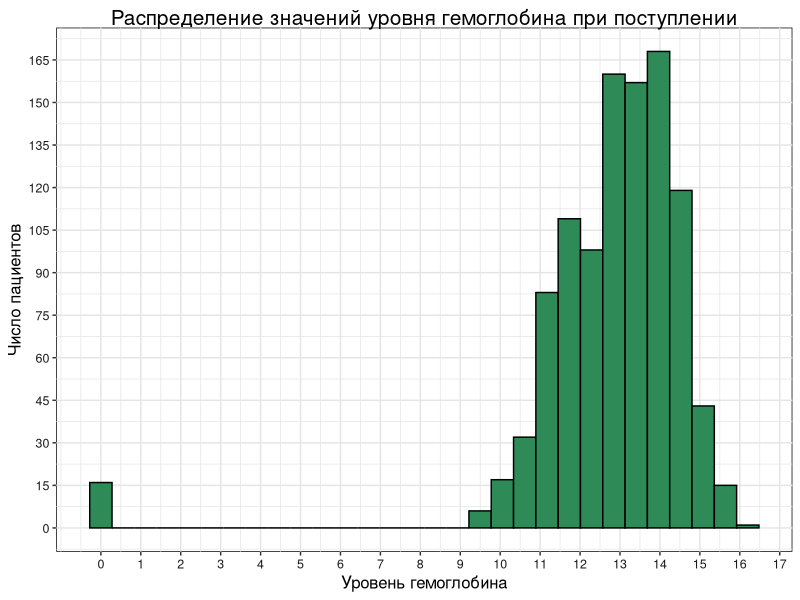
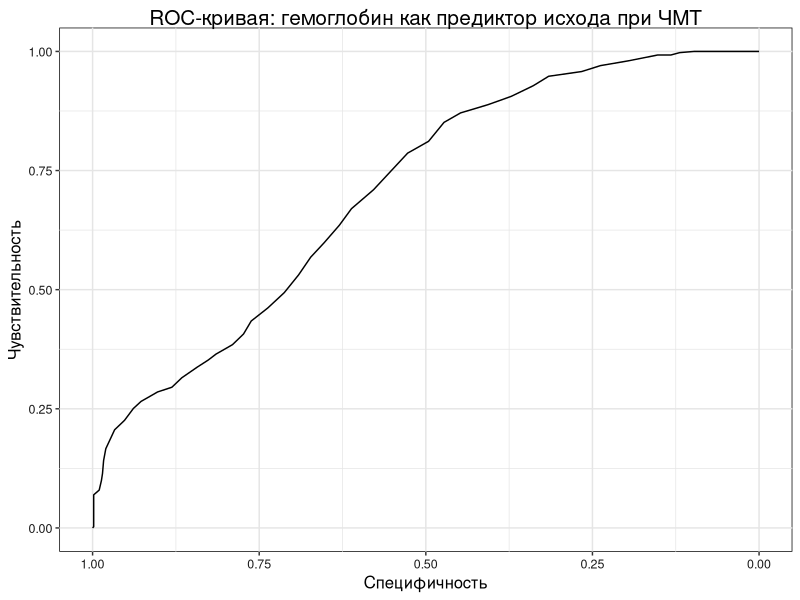
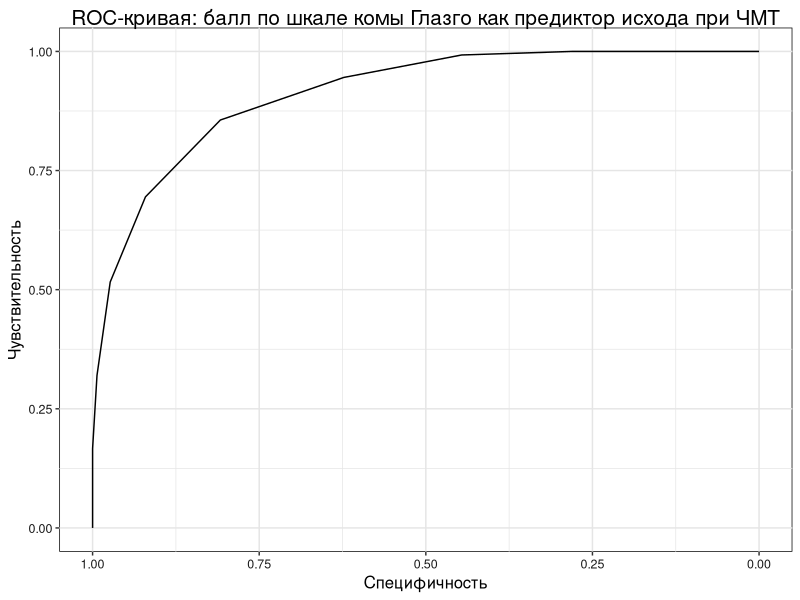

Generate these figures, in order, with R:
## ---- chunk 1
knitr::opts_chunk$set(echo = TRUE)
## ---- chunk 2
library(readxl)
library(tidyverse)
library(stringr)
library(flextable)
library(pROC)
library(ggplot2)
## ---- chunk 3
trauma_row <- read_excel('trauma.xlsx')
## ---- chunk 4
thememine <- theme(
  plot.title = element_text(size = 15, hjust = 0.5),
  axis.title = element_text(size = 12),
  axis.text = element_text(size = 9, colour = 'grey10'),
  panel.background = element_rect(fill = 'white'),
  panel.grid = element_line(colour = 'grey90')
)

theme_set(thememine)
## ---- chunk 5
#проводим первичный анализ
cat('Статистика по всем переменных исходной базы данных\n')
summary(trauma_row)
cat('\nТипы всех переменных исходной базы данных\n')
str(trauma_row)
cat('\nАнализ разности САД и ДАД\n')
trauma_row %>% 
  mutate(
    dif = SBP - DBP
  ) %>%
  select(dif) %>% 
  summary()
## ---- chunk 6
trauma_row %>% 
  ggplot() +
  geom_histogram(aes(x = Hb), fill = 'seagreen', colour = 'black')+
  labs(
    title = 'Распределение значений уровня гемоглобина при поступлении',
    x = 'Уровень гемоглобина',
    y = 'Число пациентов'
  )+
  scale_x_continuous(breaks = seq(0,18, 1))+
  scale_y_continuous(breaks = seq(0,170, 15))
## ---- chunk 7
#Чистка данных

trauma <- trauma_row %>% 
  filter(Hb != 0) %>% 
  mutate(
    Death = as.factor(Death),
    Height = as.numeric(str_remove_all(Height, '"')),
    Heightm = round((Height*2.54)/100,2),
    Weightkg = round(Weight/2.2,1)
  )

cat('Статистика по всем переменных базы данных для дальнейшей работы\n')
summary(trauma)
## ---- chunk 8
#статистика для пола по группам исхода

sexcount <- trauma %>% 
  group_by(Death, Sex) %>% 
  summarise(
    'Количество пациентов и их % от общего числа' = paste0 (n(), ' (', round(n()/nrow(trauma),3) * 100, '%)' ),
  .groups = 'drop'
  ) %>% 
  bind_rows(
    trauma %>% 
  group_by(Death) %>% 
  summarise(
    'Sex' = 'Всего с таким исходом',
    'Количество пациентов и их % от общего числа' = paste0 (n(), ' (', round(n()/nrow(trauma),3) * 100, '%)' ),
  .groups = 'drop'
  )) %>% 
  arrange(Death, Sex) %>% 
  mutate(
    Sex = case_when(
      Sex == 'Male' ~ 'Мужчина',
      Sex == 'Female' ~ 'Женщина',
      TRUE ~ Sex
    ),
    Death = recode(Death, '0' = 'не наступил летальный исход в течение 24 часов', '1' = 'наступил летальный исход в течение 24 часов')
  ) %>% 
  rename('Исход' = Death, 'Пол' = Sex) %>% 
  as_grouped_data(groups = 'Исход')

coomment2 <- paste0(
  'Всего пациентов в исследовании ',
  nrow(trauma),
  '. \nИз них ',
  sum(trauma$Sex == 'Female'),
  ' (',
  round(sum(trauma$Sex == 'Female')/nrow(trauma),3) * 100,
  '%) пациентов - женщины, ', 
  sum(trauma$Sex == 'Male'),
  ' (',
  round(sum(trauma$Sex == 'Male')/nrow(trauma),3) * 100,
  '%) - мужчины.'
)

#визуализация
sexcount %>% 
  as_flextable() %>%
  theme_box() %>% 
  bg(part = "header", bg = "aquamarine") %>% 
  bg(i = ~ !is.na(Исход), bg = "grey90", part = "body") %>% 
  align(part = 'all', align = 'center') %>% 
  set_table_properties(layout = 'autofit', width = 0.8) %>% 
  add_footer_lines(coomment2) %>% 
  set_caption('Таблица 1 - Описательные статистики качественных признаков')
## ---- chunk 9
trauma <- trauma %>% 
  mutate(
    BMI = round(Weightkg/(Heightm^2))
  )
## ---- chunk 10
#сосздаем лист со статистикой для количественных признаков
statistic <- list(
  'Количество NA' = ~sum(is.na(.x)) %>% as.character(),
  'Количество \nнаблюдений' = ~sum(!is.na(.x)) %>% as.character(),
  'Среднее' = ~round(mean(.x), 1) %>% as.character(),
  'Медиана' = ~median(.x) %>% as.character(),
  'Стандатрное \nотклонение' = ~sd(.x) %>% round(2) %>% as.character(),
  '25-75 квартили' = ~paste0(quantile(.x, .25, na.rm = TRUE), ' - ', quantile(.x, .75, na.rm = TRUE)),
  'Мин-макс \nзначение' = ~paste0(min(.x), ' - ', max(.x)) %>% as.character()
  )
## ---- chunk 11
#создаем дата фрейм со статистикой
statistic_traumaDeath <- trauma %>%
  group_by(Death) %>% 
  summarise( 
    across(where(is.numeric) & !c('id', 'Height', 'Weight'), statistic)
    ) %>% 
  pivot_longer(!Death, names_to = c('Variable', 'Statustic'), names_sep = '_', values_to = 'Value') %>% 
  pivot_wider(names_from = 'Variable', values_from = 'Value') %>% 
  mutate(
  Death = recode(Death, '0' = 'не наступил летальный исход в течение 24 часов', '1' = 'наступил летальный исход в течение 24 часов'))%>%
  rename('Исход' = Death ) %>% 
  as_grouped_data(groups = 'Исход')

comments <- 'САД - систолическое артериальное давление при поступлении; \nДАД - диастолическое артериальное давление при поступлении; \nFOUR – балл по шкале комы FOUR при поступлении; \nGSC – балл по шкале комы Глазго при поступлении; \nHb – уровень гемоглобина при поступлении.'


#Визуализируем статистику с помощью flextable
as_flextable(statistic_traumaDeath) %>% 
  theme_box() %>% 
  bg(part = "header", bg = "aquamarine") %>% 
  bg(i = ~ !is.na(Исход), bg = "grey90", part = "body") %>%
  align(part = 'all', align = 'center') %>% 
  set_header_labels(Statustic = 'Параметр', Age = 'Возраст, \nгод', SBP = 'САД, \nмм рт.ст.', DBP = 'ДАД, \nмм рт.ст.', Heightm = 'Рост, м', Weightkg = 'Масса, кг', Hb = 'Hb, г/дл', BMI = 'ИМТ') %>%
  set_table_properties(layout = 'autofit', width = 1) %>% 
  set_caption('Таблица 2 - Описательные статистики количественный признаков') %>% 
  add_footer_lines(comments)
## ---- chunk 12
#Статистика по растпростанению анемии

#стичаем количество паиценов с анемией и их %
trauma_anemia <-  trauma %>% 
  group_by(Death,Sex) %>% 
  summarise(
    n = n(),
    patients_with_anemia = sum(ifelse((Sex == 'Female' & Hb<12) | (Sex == 'Male' & Hb<13.5), 1, 0)),
    .groups = 'drop') %>% 
  group_by(Sex) %>% 
  mutate(
    '% числа пациентов с анемией  в этой группе среди этого пола' = paste0(round(patients_with_anemia/sum(n)*100), '%')) %>%
  ungroup() %>% 
  mutate('% числа пациентов с анемией cреди всех пациентов' = paste0(round(patients_with_anemia/nrow(trauma)*100,1), '%'),
         '% числа пациентов с анемией cреди всех пациентов с анемией' = paste0(round(patients_with_anemia/sum(patients_with_anemia)*100,1), '%')
  ) %>% 
  mutate(
  Sex = case_when(
    Sex == 'Male' ~ 'Мужчина',
    Sex == 'Female' ~ 'Женщина',
    TRUE ~ Sex
  )) %>% 
  ungroup() %>%
  mutate(Death = recode(Death, '0' = 'не наступил летальный исход в течение 24 часов', '1' = 'наступил летальный исход в течение 24 часов'))%>%
  rename('Исход' = Death ) %>%
  as_grouped_data(groups = 'Исход')

#Формулируем комментарий к таблице
general_anemia <- paste0(
  'Количество пациентов с анемией - ', 
  sum(trauma_anemia$patients_with_anemia, na.rm = TRUE), 
  ', что составляет ', 
  round(sum(trauma_anemia$patients_with_anemia,na.rm = TRUE)/nrow(trauma)*100,1),
  '% от общего числа пациентов. \nРеферентные значения: Мужчины - 13.5–16 г/дл, Женщины - 12–14 г/дл.' 
  ) 

#визуализируем 
trauma_anemia %>% 
  as_flextable() %>% 
  theme_box() %>% 
  bg(part = "header", bg = "aquamarine") %>%
  bg(i = ~ !is.na(Исход), bg = "grey90", part = "body") %>%
  align(part = 'all', align = 'center') %>% 
  align(part = 'footer', align = 'left') %>%
  set_header_labels(Sex = 'Пол', patients_with_anemia = 'Количество пациентов \nс анемией', n = 'Количество пациентов') %>%
  set_table_properties(layout = 'autofit', width = 1)%>% 
  set_caption('Таблица 3 - Количество пациентов с анемией и их соотношения в разных группах') %>% 
  add_footer_lines(general_anemia)
  

## ---- chunk 13
#считаем пациентов с высоким ИМТ и их соотношения относительно разных групп
trauma_BMI <- trauma %>% 
  # filter(BMI > 30) %>% 
  group_by(Death) %>% 
  summarise(
    ngener = n() %>% as.character(),
    nhighbmi = paste0(sum(BMI > 30), ' (', round(sum(BMI>30)/sum(trauma$BMI>30)*100,1), '%)'),
      # sum(BMI > 30) %>% as.character(),
    perhighbmi = paste(round(sum(BMI>30)/n()*100,1), '%')
  ) %>% 
  mutate(
  Death = recode(Death, '0' = 'Не наступил', '1' = 'Наступил'))

#визуализируем
trauma_BMI %>% 
  flextable() %>% 
  theme_box() %>% 
  bg(part = "header", bg = "aquamarine") %>% 
  align(part = 'all', align = 'center') %>% 
 set_header_labels(ngener = 'Количество пациентов', nhighbmi = 'Количество пациентов с высоким ИМТ (% от всех пациентов с высоким ИМТ)', perhighbmi = '% пациентов с высоким ИМТ в этой группе', Death = 'Летальный исход в течение 24 ч') %>% 
  set_table_properties(layout = 'autofit', width = 1) %>% 
  set_caption('Таблица 4 - Количество пациентов с высоким ИМТ (>30)  и их соотношение в группах с разным исходом')

## ---- chunk 14
cat(paste0(
  'Cредний уровень ИМТ пациентов, включенных в исследование - ',
  round(mean(trauma$BMI)),
  ' (+/-',
  round(sd(trauma$BMI),1),
  ').',
  ' Из таблицы 1 видно, что это среднее совпадает в двух группах исхода.\nКоличество пациентов с ожирением (ИМТ>30) - ',
  sum(trauma$BMI>30),
  ', что составляет ',
  round(sum(trauma$BMI>30)/nrow(trauma)*100,1),
  '% от общего числа пациентов, включенных в исследование.',
  ' При этом в группе с летальным исходом таких пациентов меньше, ',
  trauma_BMI$nhighbmi[trauma_BMI$Death == 'Наступил'],
  ', что составляет ',
  trauma_BMI$perhighbmi[trauma_BMI$Death == 'Наступил'],
  ' этой группы. В группе без летального исхода - ',
  trauma_BMI$nhighbmi[trauma_BMI$Death == 'Не наступил'],
  ' таких пациентов, что составляет ',
  trauma_BMI$perhighbmi[trauma_BMI$Death == 'Не наступил'],
  ' этой группы. Т.к. доли пациентов среди групп исхода примерно равны, данный фактор скорее всего не влияет на исход.'
))
## ---- chunk 15
roc(as.numeric(trauma$Death), trauma$Hb, ci = TRUE) %>% 
  ggroc()+
  labs(
    title = 'ROC-кривая: гемоглобин как предиктор исхода при ЧМТ',
    x = 'Специфичность',
    y = 'Чувствительность'
  )
## ---- chunk 16
roc(as.numeric(trauma$Death), trauma$Hb, ci = TRUE)
## ---- chunk 17

rocGSC <- roc(response = as.numeric(trauma$Death), predictor = trauma$GSC, ci = TRUE)

rocGSC %>% 
  ggroc()+
  labs(
    title = 'ROC-кривая: балл по шкале комы Глазго как предиктор исхода при ЧМТ',
    x = 'Специфичность',
    y = 'Чувствительность'
  )

## ---- chunk 18
rocGSC
## ---- chunk 19
#Считаем оптимальное значение
rocGSC %>% 
  coords(x = 'best', best.method = "closest.topleft") %>% 
  
#визуализирем таблицу
  flextable() %>% 
  theme_box() %>% 
  bg(part = "header", bg = "aquamarine") %>% 
  align(part = 'all', align = 'center') %>% 
 set_header_labels(threshold = 'Оптимальное порогове значение', specificity = 'Специфичность', sensitivity = 'Чувствительность') %>% 
  set_table_properties(layout = 'autofit', width = 0.8) %>% 
  set_caption('Таблица 5 - Оптимальное пороговое значение для предсказания летального исхода по шкале комы Глазго, \nопределенное методом ближайшей точки к левому краю')
## ---- chunk 20
rocallnum <- trauma %>%
  select(Death, where(is.numeric)) %>% 
  select(!c('id', 'Height', 'Weight', 'Heightm', 'Weightkg')) %>% 
  pivot_longer(cols = !Death) %>% 
  group_by(name) %>%
  summarise(AUC = roc(Death, value, ci = T)$ci[2] %>% round(3),
            AUC_LCL = roc(Death, value, ci = T)$ci[1] %>% round(3),
            AUC_UCL = roc(Death, value, ci = T)$ci[3] %>% round(3)) %>% 
  arrange(AUC) %>% 
  mutate(
    name = case_when(
      name == 'Heightm' ~ 'Рост',
      name == "Age" ~ 'Возраст', 
      name == 'SBP' ~ 'САД', 
      name == 'DBP' ~ 'ДАД', 
      name == 'Weightkg' ~ 'Масса', 
      name == 'Hb' ~ 'Уроверь гемоглобина', 
      name == 'BMI' ~ 'ИМТ',
      name == 'GSC' ~ 'Балл по шкале комы Глазго ',
      name == 'FOUR' ~ 'Балл по шкале комы FOUR ',
      TRUE ~ name
    )
  ) %>% 
  rename('Переменная' = name)

rocallnum %>% 
  flextable() %>% 
  theme_box() %>% 
  bg(part = "header", bg = "aquamarine") %>% 
  align(part = 'all', align = 'center') %>% 
  set_table_properties(layout = 'autofit', width = 0.8) %>% 
  set_caption('Таблица 6 - Значения AUC для всех количественных признаков')
